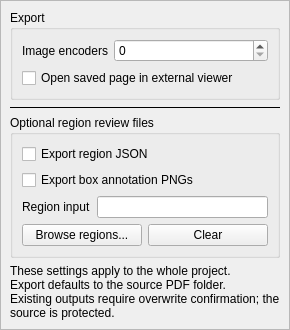
<?xml version="1.0" encoding="UTF-8"?>
<ui version="4.0">
 <class>OutputTab</class>
 <widget class="QScrollArea" name="OutputTab">
  <property name="widgetResizable">
   <bool>true</bool>
  </property>
  <widget class="QWidget" name="output_page" native="true">
   <layout class="QVBoxLayout" name="output_layout">
    <item>
     <widget class="QGroupBox" name="export_group">
      <property name="title">
       <string>Export</string>
      </property>
      <layout class="QFormLayout" name="export_form">
       <item row="0" column="0">
        <widget class="QLabel" name="workers_label">
         <property name="text">
          <string>Image encoders</string>
         </property>
         <property name="buddy">
          <cstring>workers</cstring>
         </property>
        </widget>
       </item>
       <item row="0" column="1">
        <widget class="NoWheelSpinBox" name="workers" />
       </item>
       <item row="1" column="0" colspan="2">
        <widget class="QCheckBox" name="open_saved_preview">
         <property name="text">
          <string>Open saved page in external viewer</string>
         </property>
        </widget>
       </item>
      </layout>
     </widget>
    </item>
    <item>
     <widget class="QFrame" name="separator">
      <property name="frameShape">
       <enum>QFrame::HLine</enum>
      </property>
     </widget>
    </item>
    <item>
     <widget class="QGroupBox" name="review_group">
      <property name="title">
       <string>Optional region review files</string>
      </property>
      <layout class="QFormLayout" name="review_form">
       <item row="0" column="0" colspan="2">
        <widget class="QCheckBox" name="save_regions">
         <property name="text">
          <string>Export region JSON</string>
         </property>
        </widget>
       </item>
       <item row="1" column="0" colspan="2">
        <widget class="QCheckBox" name="save_annotations">
         <property name="text">
          <string>Export box annotation PNGs</string>
         </property>
        </widget>
       </item>
       <item row="2" column="0">
        <widget class="QLabel" name="region_path_label">
         <property name="text">
          <string>Region input</string>
         </property>
         <property name="buddy">
          <cstring>region_path</cstring>
         </property>
        </widget>
       </item>
       <item row="2" column="1">
        <widget class="QLineEdit" name="region_path" />
       </item>
       <item row="3" column="0" colspan="2">
        <layout class="QHBoxLayout" name="region_actions">
         <item>
          <widget class="QPushButton" name="browse_regions">
           <property name="text">
            <string>Browse regions...</string>
           </property>
          </widget>
         </item>
         <item>
          <widget class="QPushButton" name="clear_regions">
           <property name="text">
            <string>Clear</string>
           </property>
          </widget>
         </item>
        </layout>
       </item>
      </layout>
     </widget>
    </item>
    <item>
     <widget class="QLabel" name="output_note">
      <property name="text">
       <string>These settings apply to the whole project.
Export defaults to the source PDF folder.
Existing outputs require overwrite confirmation; the source is protected.</string>
      </property>
      <property name="wordWrap">
       <bool>true</bool>
      </property>
     </widget>
    </item>
    <item>
     <spacer name="output_stretch">
      <property name="orientation">
       <enum>Qt::Vertical</enum>
      </property>
      <property name="sizeHint">
       <size>
        <width>0</width>
        <height>0</height>
       </size>
      </property>
     </spacer>
    </item>
   </layout>
  </widget>
 </widget>
 <customwidgets>
  <customwidget>
   <class>NoWheelSpinBox</class>
   <extends>QSpinBox</extends>
   <header>utils.qt_widgets</header>
  </customwidget>
 </customwidgets>
 <resources />
 <connections />
</ui>
